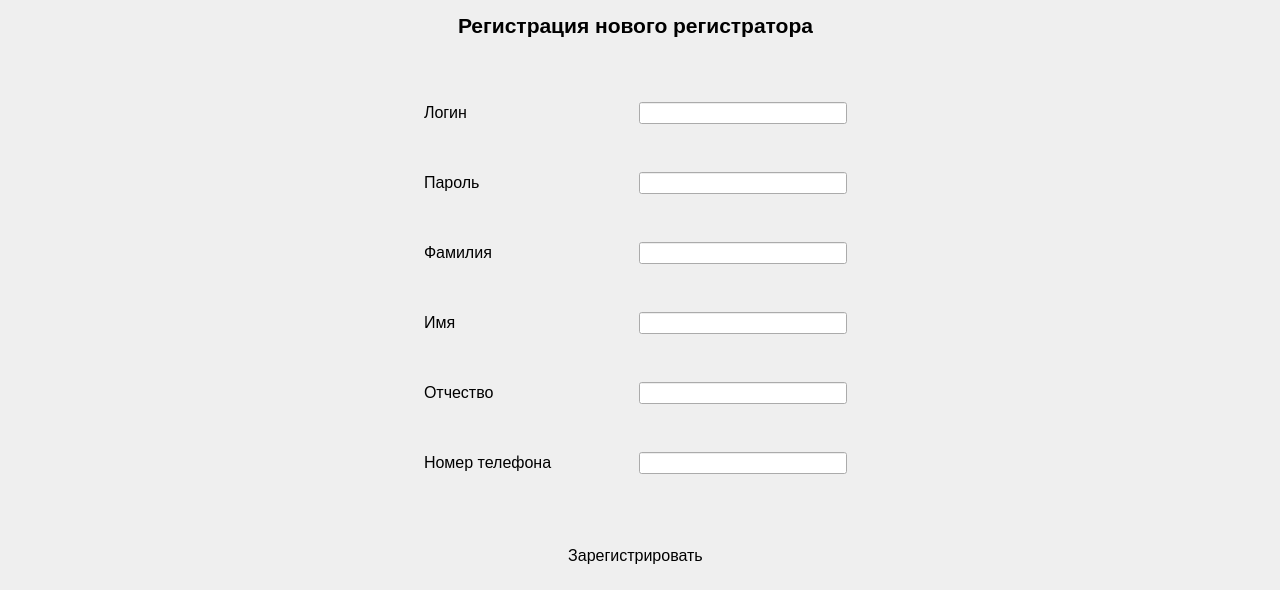
      <widget class="QWidget" name="tab_3">
       <attribute name="title">
        <string>Регистрация нового рестистратора</string>
       </attribute>
       <widget class="QWidget" name="horizontalLayoutWidget_44">
        <property name="geometry">
         <rect>
          <x>0</x>
          <y>530</y>
          <width>1271</width>
          <height>51</height>
         </rect>
        </property>
        <layout class="QHBoxLayout" name="horizontalLayout_142" stretch="8,3,8">
         <item>
          <spacer name="horizontalSpacer_69">
           <property name="orientation">
            <enum>Qt::Horizontal</enum>
           </property>
           <property name="sizeHint" stdset="0">
            <size>
             <width>40</width>
             <height>20</height>
            </size>
           </property>
          </spacer>
         </item>
         <item>
          <widget class="QPushButton" name="pushButton_13">
           <property name="sizePolicy">
            <sizepolicy hsizetype="Minimum" vsizetype="Preferred">
             <horstretch>0</horstretch>
             <verstretch>0</verstretch>
            </sizepolicy>
           </property>
           <property name="font">
            <font>
             <pointsize>12</pointsize>
            </font>
           </property>
           <property name="styleSheet">
            <string notr="true">border-radius: 25px;</string>
           </property>
           <property name="text">
            <string>Зарегистрировать</string>
           </property>
          </widget>
         </item>
         <item>
          <spacer name="horizontalSpacer_70">
           <property name="orientation">
            <enum>Qt::Horizontal</enum>
           </property>
           <property name="sizeHint" stdset="0">
            <size>
             <width>40</width>
             <height>20</height>
            </size>
           </property>
          </spacer>
         </item>
        </layout>
       </widget>
       <widget class="QWidget" name="horizontalLayoutWidget_46">
        <property name="geometry">
         <rect>
          <x>0</x>
          <y>60</y>
          <width>1271</width>
          <height>461</height>
         </rect>
        </property>
        <layout class="QHBoxLayout" name="horizontalLayout_144" stretch="3,3,3">
         <item>
          <spacer name="horizontalSpacer_73">
           <property name="orientation">
            <enum>Qt::Horizontal</enum>
           </property>
           <property name="sizeHint" stdset="0">
            <size>
             <width>40</width>
             <height>20</height>
            </size>
           </property>
          </spacer>
         </item>
         <item>
          <layout class="QVBoxLayout" name="verticalLayout_33" stretch="0,0,0,0,0,0">
           <item>
            <layout class="QHBoxLayout" name="horizontalLayout_145" stretch="1,1">
             <item>
              <widget class="QLabel" name="label_119">
               <property name="text">
                <string>&lt;html&gt;&lt;head/&gt;&lt;body&gt;&lt;p&gt;&lt;span style=&quot; font-size:12pt;&quot;&gt;Логин&lt;/span&gt;&lt;/p&gt;&lt;/body&gt;&lt;/html&gt;</string>
               </property>
              </widget>
             </item>
             <item>
              <widget class="QLineEdit" name="lineEdit_69"/>
             </item>
            </layout>
           </item>
           <item>
            <layout class="QHBoxLayout" name="horizontalLayout_146" stretch="1,1">
             <item>
              <widget class="QLabel" name="label_120">
               <property name="text">
                <string>&lt;html&gt;&lt;head/&gt;&lt;body&gt;&lt;p&gt;&lt;span style=&quot; font-size:12pt;&quot;&gt;Пароль&lt;/span&gt;&lt;/p&gt;&lt;/body&gt;&lt;/html&gt;</string>
               </property>
              </widget>
             </item>
             <item>
              <widget class="QLineEdit" name="lineEdit_70"/>
             </item>
            </layout>
           </item>
           <item>
            <layout class="QHBoxLayout" name="horizontalLayout_147" stretch="1,1">
             <item>
              <widget class="QLabel" name="label_121">
               <property name="text">
                <string>&lt;html&gt;&lt;head/&gt;&lt;body&gt;&lt;p&gt;&lt;span style=&quot; font-size:12pt;&quot;&gt;Фамилия&lt;/span&gt;&lt;/p&gt;&lt;/body&gt;&lt;/html&gt;</string>
               </property>
              </widget>
             </item>
             <item>
              <widget class="QLineEdit" name="lineEdit_71"/>
             </item>
            </layout>
           </item>
           <item>
            <layout class="QHBoxLayout" name="horizontalLayout_148" stretch="1,1">
             <item>
              <widget class="QLabel" name="label_122">
               <property name="text">
                <string>&lt;html&gt;&lt;head/&gt;&lt;body&gt;&lt;p&gt;&lt;span style=&quot; font-size:12pt;&quot;&gt;Имя&lt;/span&gt;&lt;/p&gt;&lt;/body&gt;&lt;/html&gt;</string>
               </property>
              </widget>
             </item>
             <item>
              <widget class="QLineEdit" name="lineEdit_72"/>
             </item>
            </layout>
           </item>
           <item>
            <layout class="QHBoxLayout" name="horizontalLayout_149" stretch="1,1">
             <item>
              <widget class="QLabel" name="label_123">
               <property name="text">
                <string>&lt;html&gt;&lt;head/&gt;&lt;body&gt;&lt;p&gt;&lt;span style=&quot; font-size:12pt;&quot;&gt;Отчество&lt;/span&gt;&lt;/p&gt;&lt;/body&gt;&lt;/html&gt;</string>
               </property>
              </widget>
             </item>
             <item>
              <widget class="QLineEdit" name="lineEdit_73"/>
             </item>
            </layout>
           </item>
           <item>
            <layout class="QHBoxLayout" name="horizontalLayout_151" stretch="1,1">
             <item>
              <widget class="QLabel" name="label_125">
               <property name="text">
                <string>&lt;html&gt;&lt;head/&gt;&lt;body&gt;&lt;p&gt;&lt;span style=&quot; font-size:12pt;&quot;&gt;Номер телефона&lt;/span&gt;&lt;/p&gt;&lt;/body&gt;&lt;/html&gt;</string>
               </property>
              </widget>
             </item>
             <item>
              <widget class="QLineEdit" name="lineEdit_75"/>
             </item>
            </layout>
           </item>
          </layout>
         </item>
         <item>
          <spacer name="horizontalSpacer_74">
           <property name="orientation">
            <enum>Qt::Horizontal</enum>
           </property>
           <property name="sizeHint" stdset="0">
            <size>
             <width>40</width>
             <height>20</height>
            </size>
           </property>
          </spacer>
         </item>
        </layout>
       </widget>
       <widget class="QWidget" name="horizontalLayoutWidget_45">
        <property name="geometry">
         <rect>
          <x>0</x>
          <y>0</y>
          <width>1271</width>
          <height>51</height>
         </rect>
        </property>
        <layout class="QHBoxLayout" name="horizontalLayout_143">
         <item>
          <spacer name="horizontalSpacer_71">
           <property name="orientation">
            <enum>Qt::Horizontal</enum>
           </property>
           <property name="sizeHint" stdset="0">
            <size>
             <width>40</width>
             <height>20</height>
            </size>
           </property>
          </spacer>
         </item>
         <item>
          <widget class="QLabel" name="label_118">
           <property name="text">
            <string>&lt;html&gt;&lt;head/&gt;&lt;body&gt;&lt;p align=&quot;center&quot;&gt;&lt;span style=&quot; font-size:16pt; font-weight:600;&quot;&gt;Регистрация нового регистратора&lt;/span&gt;&lt;/p&gt;&lt;/body&gt;&lt;/html&gt;</string>
           </property>
          </widget>
         </item>
         <item>
          <spacer name="horizontalSpacer_72">
           <property name="orientation">
            <enum>Qt::Horizontal</enum>
           </property>
           <property name="sizeHint" stdset="0">
            <size>
             <width>40</width>
             <height>20</height>
            </size>
           </property>
          </spacer>
         </item>
        </layout>
       </widget>
      </widget>
